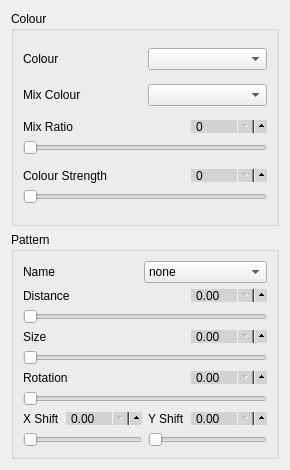
             <widget class="QWidget" name="page_18">
              <property name="geometry">
               <rect>
                <x>0</x>
                <y>0</y>
                <width>272</width>
                <height>470</height>
               </rect>
              </property>
              <attribute name="label">
               <string>Fill</string>
              </attribute>
              <layout class="QVBoxLayout" name="verticalLayout_57">
               <item>
                <widget class="QGroupBox" name="groupBox_10">
                 <property name="title">
                  <string>Colour</string>
                 </property>
                 <layout class="QVBoxLayout" name="verticalLayout_54">
                  <item>
                   <layout class="QHBoxLayout" name="horizontalLayout_62">
                    <item>
                     <widget class="QLabel" name="label_67">
                      <property name="text">
                       <string>Colour</string>
                      </property>
                     </widget>
                    </item>
                    <item>
                     <widget class="QComboBox" name="polygon_marker_colour_name">
                      <property name="maxVisibleItems">
                       <number>20</number>
                      </property>
                     </widget>
                    </item>
                   </layout>
                  </item>
                  <item>
                   <layout class="QHBoxLayout" name="horizontalLayout_63">
                    <item>
                     <widget class="QLabel" name="label_68">
                      <property name="text">
                       <string>Mix Colour</string>
                      </property>
                     </widget>
                    </item>
                    <item>
                     <widget class="QComboBox" name="polygon_marker_colour_mix_name">
                      <property name="maxVisibleItems">
                       <number>20</number>
                      </property>
                     </widget>
                    </item>
                   </layout>
                  </item>
                  <item>
                   <layout class="QVBoxLayout" name="verticalLayout_55">
                    <item>
                     <layout class="QHBoxLayout" name="horizontalLayout_64">
                      <item>
                       <widget class="QLabel" name="label_69">
                        <property name="text">
                         <string>Mix Ratio</string>
                        </property>
                       </widget>
                      </item>
                      <item>
                       <widget class="QSpinBox" name="polygon_marker_colour_mixratio_spin">
                        <property name="styleSheet">
                         <string notr="true">QSpinBox {
	max-height: 11px;
	min-height: 11px;
    min-width: 60px;
    max-width: 60px;
    padding-right: 10px;
    background-color: lightgray;
    padding-top: -2px;
    padding-bottom: -2px;
}

QSpinBox::up-button {
  subcontrol-origin: padding;
  subcontrol-position: right center;
  left: 7px;
  height: 18px;
  width: 18px;
}

QSpinBox::down-button {
  subcontrol-origin: content;
  subcontrol-position: right center;
  left: 0px;
  top: 0px;
  height: 18px;
  width: 18px;
}

</string>
                        </property>
                        <property name="minimum">
                         <number>0</number>
                        </property>
                        <property name="maximum">
                         <number>100</number>
                        </property>
                        <property name="value">
                         <number>0</number>
                        </property>
                       </widget>
                      </item>
                     </layout>
                    </item>
                    <item>
                     <widget class="QSlider" name="polygon_marker_colour_mixratio_slider">
                      <property name="styleSheet">
                       <string notr="true"/>
                      </property>
                      <property name="maximum">
                       <number>100</number>
                      </property>
                      <property name="orientation">
                       <enum>Qt::Horizontal</enum>
                      </property>
                     </widget>
                    </item>
                   </layout>
                  </item>
                  <item>
                   <layout class="QVBoxLayout" name="verticalLayout_56">
                    <item>
                     <layout class="QHBoxLayout" name="horizontalLayout_65">
                      <item>
                       <widget class="QLabel" name="label_70">
                        <property name="text">
                         <string>Colour Strength</string>
                        </property>
                       </widget>
                      </item>
                      <item>
                       <widget class="QSpinBox" name="polygon_marker_colour_strength_spin">
                        <property name="styleSheet">
                         <string notr="true">QSpinBox {
	max-height: 11px;
	min-height: 11px;
    min-width: 60px;
    max-width: 60px;
    padding-right: 10px;
    background-color: lightgray;
    padding-top: -2px;
    padding-bottom: -2px;
}

QSpinBox::up-button {
  subcontrol-origin: padding;
  subcontrol-position: right center;
  left: 7px;
  height: 18px;
  width: 18px;
}

QSpinBox::down-button {
  subcontrol-origin: content;
  subcontrol-position: right center;
  left: 0px;
  top: 0px;
  height: 18px;
  width: 18px;
}

</string>
                        </property>
                        <property name="minimum">
                         <number>0</number>
                        </property>
                        <property name="maximum">
                         <number>100</number>
                        </property>
                        <property name="value">
                         <number>0</number>
                        </property>
                       </widget>
                      </item>
                     </layout>
                    </item>
                    <item>
                     <widget class="QSlider" name="polygon_marker_colour_strength_slider">
                      <property name="styleSheet">
                       <string notr="true"/>
                      </property>
                      <property name="maximum">
                       <number>100</number>
                      </property>
                      <property name="orientation">
                       <enum>Qt::Horizontal</enum>
                      </property>
                     </widget>
                    </item>
                   </layout>
                  </item>
                 </layout>
                </widget>
               </item>
               <item>
                <widget class="QGroupBox" name="groupBox_7">
                 <property name="title">
                  <string>Pattern</string>
                 </property>
                 <layout class="QVBoxLayout" name="verticalLayout_53">
                  <item>
                   <layout class="QHBoxLayout" name="horizontalLayout_56">
                    <item>
                     <widget class="QLabel" name="label_56">
                      <property name="text">
                       <string>Name</string>
                      </property>
                     </widget>
                    </item>
                    <item>
                     <widget class="QComboBox" name="polygon_pattern_type">
                      <property name="focusPolicy">
                       <enum>Qt::ClickFocus</enum>
                      </property>
                      <item>
                       <property name="text">
                        <string>none</string>
                       </property>
                      </item>
                      <item>
                       <property name="text">
                        <string>solid</string>
                       </property>
                      </item>
                      <item>
                       <property name="text">
                        <string>horizontal lines</string>
                       </property>
                      </item>
                      <item>
                       <property name="text">
                        <string>vertical lines</string>
                       </property>
                      </item>
                      <item>
                       <property name="text">
                        <string>north east lines</string>
                       </property>
                      </item>
                      <item>
                       <property name="text">
                        <string>north west lines</string>
                       </property>
                      </item>
                      <item>
                       <property name="text">
                        <string>grid</string>
                       </property>
                      </item>
                      <item>
                       <property name="text">
                        <string>crosshatch</string>
                       </property>
                      </item>
                      <item>
                       <property name="text">
                        <string>dots</string>
                       </property>
                      </item>
                      <item>
                       <property name="text">
                        <string>crosshatch dots</string>
                       </property>
                      </item>
                      <item>
                       <property name="text">
                        <string>bricks</string>
                       </property>
                      </item>
                      <item>
                       <property name="text">
                        <string>checkerboard</string>
                       </property>
                      </item>
                      <item>
                       <property name="text">
                        <string>Lines</string>
                       </property>
                      </item>
                      <item>
                       <property name="text">
                        <string>Hatch</string>
                       </property>
                      </item>
                      <item>
                       <property name="text">
                        <string>Dots</string>
                       </property>
                      </item>
                      <item>
                       <property name="text">
                        <string>Fivepointed stars</string>
                       </property>
                      </item>
                      <item>
                       <property name="text">
                        <string>Sixpointed stars</string>
                       </property>
                      </item>
                     </widget>
                    </item>
                   </layout>
                  </item>
                  <item>
                   <layout class="QVBoxLayout" name="verticalLayout_48">
                    <item>
                     <layout class="QHBoxLayout" name="horizontalLayout_55">
                      <item>
                       <widget class="QLabel" name="label_55">
                        <property name="focusPolicy">
                         <enum>Qt::NoFocus</enum>
                        </property>
                        <property name="text">
                         <string>Distance</string>
                        </property>
                       </widget>
                      </item>
                      <item>
                       <widget class="QDoubleSpinBox" name="polygon_pattern_distance_spin">
                        <property name="focusPolicy">
                         <enum>Qt::ClickFocus</enum>
                        </property>
                        <property name="styleSheet">
                         <string notr="true">QDoubleSpinBox {
	max-height: 11px;
	min-height: 11px;
    min-width: 60px;
    max-width: 60px;
    padding-right: 10px;
    background-color: lightgray;
    padding-top: -2px;
    padding-bottom: -2px;
}

QDoubleSpinBox::up-button {
  subcontrol-origin: padding;
  subcontrol-position: right center;
  left: 7px;
  height: 18px;
  width: 18px;
}

QDoubleSpinBox::down-button {
  subcontrol-origin: content;
  subcontrol-position: right center;
  left: 0px;
  top: 0px;
  height: 18px;
  width: 18px;
}

</string>
                        </property>
                       </widget>
                      </item>
                     </layout>
                    </item>
                    <item>
                     <widget class="QSlider" name="polygon_pattern_distance_slider">
                      <property name="focusPolicy">
                       <enum>Qt::NoFocus</enum>
                      </property>
                      <property name="styleSheet">
                       <string notr="true"/>
                      </property>
                      <property name="orientation">
                       <enum>Qt::Horizontal</enum>
                      </property>
                     </widget>
                    </item>
                   </layout>
                  </item>
                  <item>
                   <layout class="QVBoxLayout" name="verticalLayout_49">
                    <item>
                     <layout class="QHBoxLayout" name="horizontalLayout_57">
                      <item>
                       <widget class="QLabel" name="label_57">
                        <property name="focusPolicy">
                         <enum>Qt::NoFocus</enum>
                        </property>
                        <property name="text">
                         <string>Size</string>
                        </property>
                       </widget>
                      </item>
                      <item>
                       <widget class="QDoubleSpinBox" name="polygon_pattern_size_spin">
                        <property name="focusPolicy">
                         <enum>Qt::ClickFocus</enum>
                        </property>
                        <property name="styleSheet">
                         <string notr="true">QDoubleSpinBox {
	max-height: 11px;
	min-height: 11px;
    min-width: 60px;
    max-width: 60px;
    padding-right: 10px;
    background-color: lightgray;
    padding-top: -2px;
    padding-bottom: -2px;
}

QDoubleSpinBox::up-button {
  subcontrol-origin: padding;
  subcontrol-position: right center;
  left: 7px;
  height: 18px;
  width: 18px;
}

QDoubleSpinBox::down-button {
  subcontrol-origin: content;
  subcontrol-position: right center;
  left: 0px;
  top: 0px;
  height: 18px;
  width: 18px;
}

</string>
                        </property>
                       </widget>
                      </item>
                     </layout>
                    </item>
                    <item>
                     <widget class="QSlider" name="polygon_pattern_size_slider">
                      <property name="focusPolicy">
                       <enum>Qt::NoFocus</enum>
                      </property>
                      <property name="styleSheet">
                       <string notr="true"/>
                      </property>
                      <property name="orientation">
                       <enum>Qt::Horizontal</enum>
                      </property>
                     </widget>
                    </item>
                   </layout>
                  </item>
                  <item>
                   <layout class="QVBoxLayout" name="verticalLayout_50">
                    <item>
                     <layout class="QHBoxLayout" name="horizontalLayout_58">
                      <item>
                       <widget class="QLabel" name="label_58">
                        <property name="focusPolicy">
                         <enum>Qt::NoFocus</enum>
                        </property>
                        <property name="text">
                         <string>Rotation</string>
                        </property>
                       </widget>
                      </item>
                      <item>
                       <widget class="QDoubleSpinBox" name="polygon_pattern_rotation_spin">
                        <property name="focusPolicy">
                         <enum>Qt::ClickFocus</enum>
                        </property>
                        <property name="styleSheet">
                         <string notr="true">QDoubleSpinBox {
	max-height: 11px;
	min-height: 11px;
    min-width: 60px;
    max-width: 60px;
    padding-right: 10px;
    background-color: lightgray;
    padding-top: -2px;
    padding-bottom: -2px;
}

QDoubleSpinBox::up-button {
  subcontrol-origin: padding;
  subcontrol-position: right center;
  left: 7px;
  height: 18px;
  width: 18px;
}

QDoubleSpinBox::down-button {
  subcontrol-origin: content;
  subcontrol-position: right center;
  left: 0px;
  top: 0px;
  height: 18px;
  width: 18px;
}

</string>
                        </property>
                        <property name="maximum">
                         <double>360.000000000000000</double>
                        </property>
                       </widget>
                      </item>
                     </layout>
                    </item>
                    <item>
                     <widget class="QSlider" name="polygon_pattern_rotation_slider">
                      <property name="focusPolicy">
                       <enum>Qt::NoFocus</enum>
                      </property>
                      <property name="styleSheet">
                       <string notr="true"/>
                      </property>
                      <property name="orientation">
                       <enum>Qt::Horizontal</enum>
                      </property>
                     </widget>
                    </item>
                   </layout>
                  </item>
                  <item>
                   <layout class="QHBoxLayout" name="horizontalLayout_61">
                    <item>
                     <layout class="QVBoxLayout" name="verticalLayout_51">
                      <item>
                       <layout class="QHBoxLayout" name="horizontalLayout_59">
                        <item>
                         <widget class="QLabel" name="label_59">
                          <property name="focusPolicy">
                           <enum>Qt::NoFocus</enum>
                          </property>
                          <property name="text">
                           <string>X Shift</string>
                          </property>
                         </widget>
                        </item>
                        <item>
                         <widget class="QDoubleSpinBox" name="polygon_pattern_xshift_spin">
                          <property name="focusPolicy">
                           <enum>Qt::ClickFocus</enum>
                          </property>
                          <property name="styleSheet">
                           <string notr="true">QDoubleSpinBox {
	max-height: 11px;
	min-height: 11px;
    min-width: 60px;
    max-width: 60px;
    padding-right: 10px;
    background-color: lightgray;
    padding-top: -2px;
    padding-bottom: -2px;
}

QDoubleSpinBox::up-button {
  subcontrol-origin: padding;
  subcontrol-position: right center;
  left: 7px;
  height: 18px;
  width: 18px;
}

QDoubleSpinBox::down-button {
  subcontrol-origin: content;
  subcontrol-position: right center;
  left: 0px;
  top: 0px;
  height: 18px;
  width: 18px;
}

</string>
                          </property>
                         </widget>
                        </item>
                       </layout>
                      </item>
                      <item>
                       <widget class="QSlider" name="polygon_pattern_xshift_slider">
                        <property name="focusPolicy">
                         <enum>Qt::NoFocus</enum>
                        </property>
                        <property name="styleSheet">
                         <string notr="true"/>
                        </property>
                        <property name="orientation">
                         <enum>Qt::Horizontal</enum>
                        </property>
                       </widget>
                      </item>
                     </layout>
                    </item>
                    <item>
                     <layout class="QVBoxLayout" name="verticalLayout_52">
                      <item>
                       <layout class="QHBoxLayout" name="horizontalLayout_60">
                        <item>
                         <widget class="QLabel" name="label_66">
                          <property name="focusPolicy">
                           <enum>Qt::NoFocus</enum>
                          </property>
                          <property name="text">
                           <string>Y Shift</string>
                          </property>
                         </widget>
                        </item>
                        <item>
                         <widget class="QDoubleSpinBox" name="polygon_pattern_yshift_spin">
                          <property name="focusPolicy">
                           <enum>Qt::ClickFocus</enum>
                          </property>
                          <property name="styleSheet">
                           <string notr="true">QDoubleSpinBox {
	max-height: 11px;
	min-height: 11px;
    min-width: 60px;
    max-width: 60px;
    padding-right: 10px;
    background-color: lightgray;
    padding-top: -2px;
    padding-bottom: -2px;
}

QDoubleSpinBox::up-button {
  subcontrol-origin: padding;
  subcontrol-position: right center;
  left: 7px;
  height: 18px;
  width: 18px;
}

QDoubleSpinBox::down-button {
  subcontrol-origin: content;
  subcontrol-position: right center;
  left: 0px;
  top: 0px;
  height: 18px;
  width: 18px;
}

</string>
                          </property>
                         </widget>
                        </item>
                       </layout>
                      </item>
                      <item>
                       <widget class="QSlider" name="polygon_pattern_yshift_slider">
                        <property name="focusPolicy">
                         <enum>Qt::NoFocus</enum>
                        </property>
                        <property name="styleSheet">
                         <string notr="true"/>
                        </property>
                        <property name="orientation">
                         <enum>Qt::Horizontal</enum>
                        </property>
                       </widget>
                      </item>
                     </layout>
                    </item>
                   </layout>
                  </item>
                 </layout>
                </widget>
               </item>
              </layout>
             </widget>
